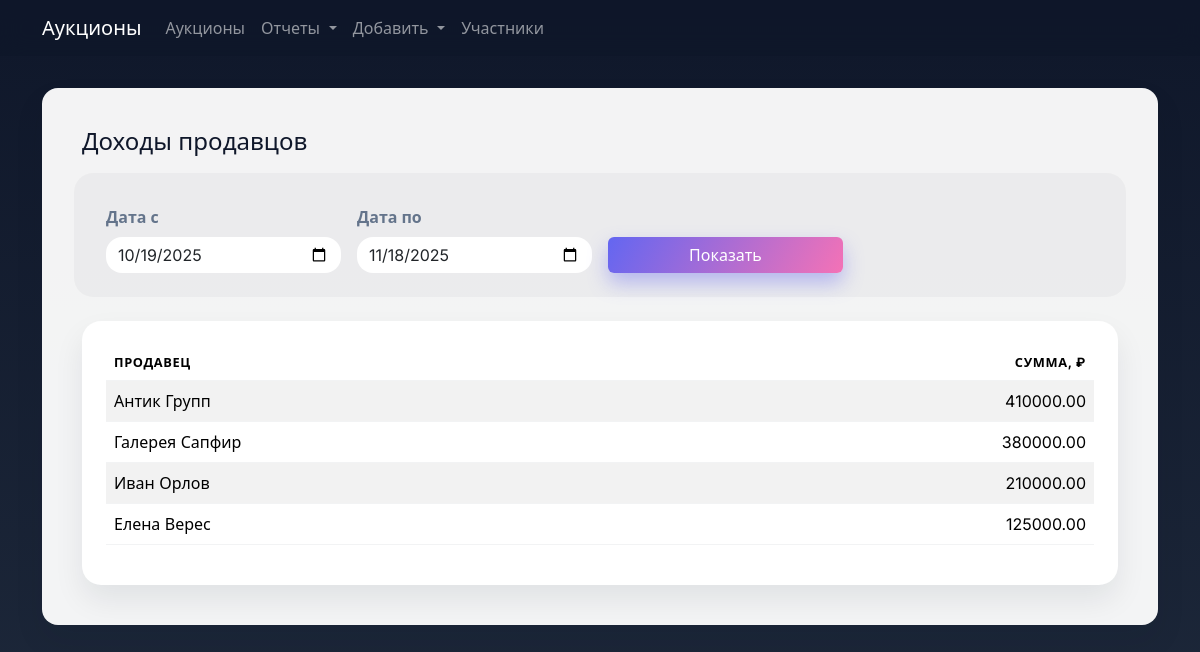
The app's page /reports/seller-revenue with its own data.
### tables this page shows
CREATE TABLE participants (
                id INTEGER PRIMARY KEY AUTOINCREMENT,
                name TEXT NOT NULL,
                contact_info TEXT,
                notes TEXT
            );

### main.py (the view)
@app.route("/reports/seller-revenue")
def seller_revenue():
    db = get_db()
    start, end = period_from_request()
    rows = db.query(
        """
        SELECT sellers.id,
               sellers.name,
               COALESCE(SUM(s.sold_price), 0) AS total
        FROM participants sellers
        JOIN items i ON i.seller_id = sellers.id
        JOIN sales s ON s.item_id = i.id
        WHERE date(s.sold_at) BETWEEN ? AND ?
        GROUP BY sellers.id
        ORDER BY total DESC
        """,
        (start, end),
    )
    return render_template(
        "seller_revenue.html",
        sellers=rows,
        start=start,
        end=end,
    )

### db.py (called while the page is built)
    def query(self, sql: str, params: Iterable[Any] | None = None) -> list[sqlite3.Row]:
        cur = self.conn.cursor()
        cur.execute(sql, params or [])
        rows = cur.fetchall()
        return rows

    def close(self) -> None:
        self.conn.close()

### main.py (called while the page is built)
def get_db() -> AuctionDB:
    if "db" not in g:
        g.db = AuctionDB()
    return g.db

def default_period(days: int = 30) -> tuple[str, str]:
    period_end = date.today()
    period_start = period_end - timedelta(days=days)
    return period_start.isoformat(), period_end.isoformat()

def period_from_request(days: int = 30) -> tuple[str, str]:
    start_default, end_default = default_period(days)
    start = request.args.get("start") or start_default
    end = request.args.get("end") or end_default
    return start, end

### templates/seller_revenue.html (shortened to what this page needs)
{% extends "base.html" %}
{% block content %}
  <h1 class="h4 mb-4">Доходы продавцов</h1>
  <form class="filter-form row gy-2 gx-3 align-items-end mb-4" method="get">
    <div class="col-sm-4 col-md-3">
      <label class="form-label" for="start">Дата с</label>
      <input class="form-control" type="date" id="start" name="start" value="{{ start }}" />
    </div>
    <div class="col-sm-4 col-md-3">
      <label class="form-label" for="end">Дата по</label>
      <input class="form-control" type="date" id="end" name="end" value="{{ end }}" />
    </div>
    <div class="col-sm-4 col-md-3">
      <button class="btn btn-primary w-100" type="submit">Показать</button>
    </div>
  </form>
  <div class="table-responsive">
    <table class="table table-striped">
      <thead>
        <tr>
          <th>Продавец</th>
          <th class="text-end">Сумма, ₽</th>
        </tr>
      </thead>
      <tbody>
        {% if sellers %}
          {% for seller in sellers %}
            <tr>
              <td>{{ seller.name }}</td>
              <td class="text-end">{{ "%.2f"|format(seller.total or 0) }}</td>
            </tr>
          {% endfor %}
        {% else %}
          <tr>
            <td colspan="2" class="text-center text-muted py-4">Нет продаж в указанный период.</td>
          </tr>
        {% endif %}
      </tbody>
    </table>
  </div>
{% endblock %}

### static/styles.css (style rules this page uses)
:root { --bg-gradient-start: #0f172a; --bg-gradient-end: #1e293b; --card-bg: #ffffff; --card-accent: #f1f5f9; --text-primary: #0f172a; --text-muted: #64748b; --primary: #6366f1; --primary-dark: #4f46e5; --accent: #f472b6; --border-radius: 1rem; --shadow-soft: 0 15px 30px rgba(15, 23, 42, 0.08); }
body { font-family: "Inter", "Segoe UI", system-ui, -apple-system, BlinkMacSystemFont, sans-serif; background: linear-gradient(180deg, var(--bg-gradient-start), var(--bg-gradient-end)); color: var(--text-primary); min-height: 100vh; }
.card, .table, .form-control, .form-select { border-radius: 1rem; border: none; }
.table thead { background: var(--card-accent); color: var(--text-muted); text-transform: uppercase; font-size: 0.8rem; letter-spacing: 0.05em; }
.table tr { border-bottom: 1px solid rgba(15, 23, 42, 0.05); }
.btn-primary { background: linear-gradient(120deg, var(--primary), var(--accent)); border: none; box-shadow: 0 10px 20px rgba(99, 102, 241, 0.4); transition: transform 0.2s ease, box-shadow 0.2s ease; }
.form-label { font-weight: 600; color: var(--text-muted); }
.table-responsive { border-radius: 1.2rem; box-shadow: var(--shadow-soft); background: var(--card-bg); padding: 1.5rem; }
.filter-form { background: rgba(15, 23, 42, 0.03); border-radius: 1.2rem; padding: 1.5rem; margin-bottom: 1.5rem; }

### records on screen
participants: name "Антик Групп", total "410000.00"
participants: name "Галерея Сапфир", total "380000.00"
participants: name "Иван Орлов", total "210000.00"
participants: name "Елена Верес", total "125000.00"
